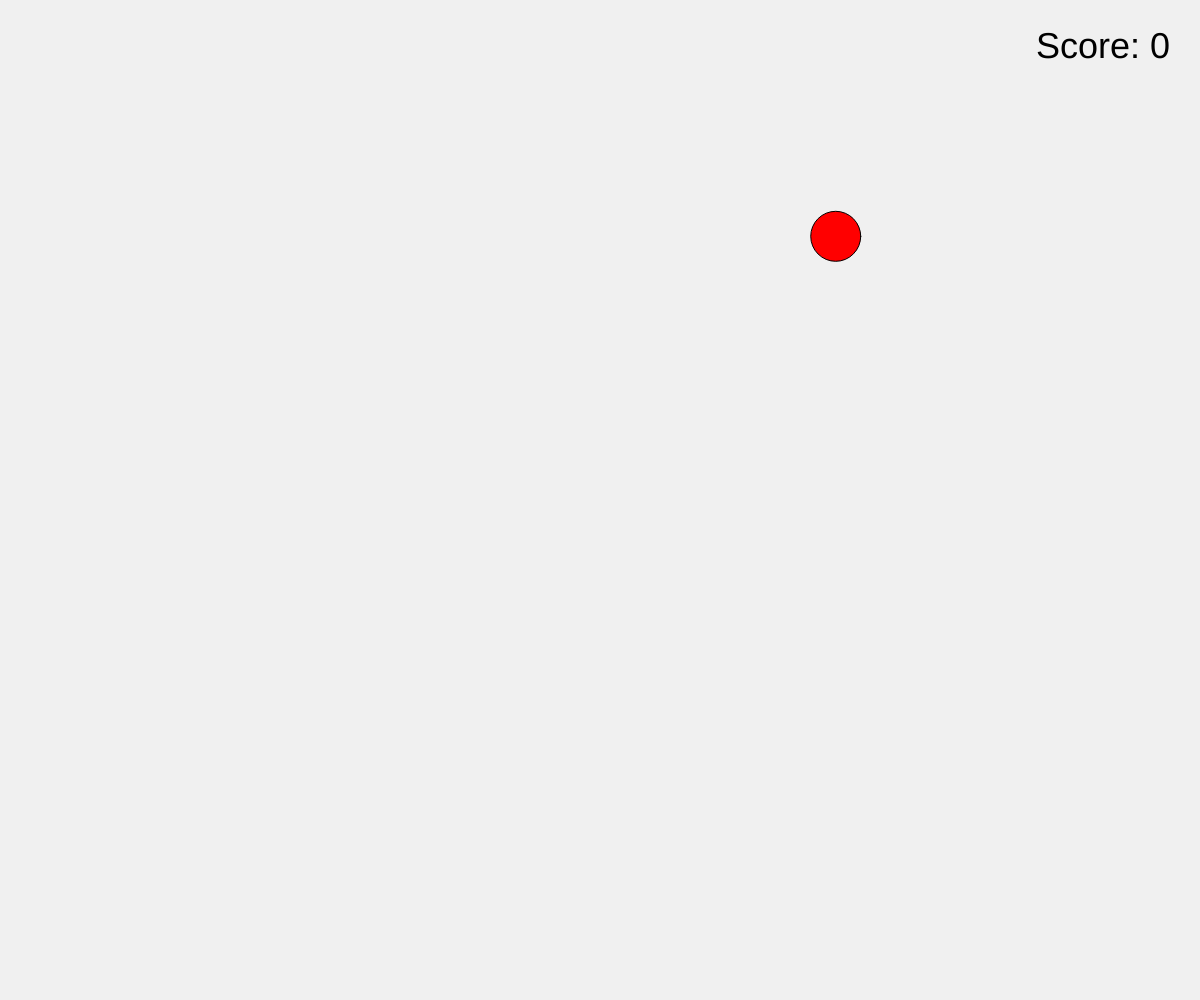
Frame 1 (no input)
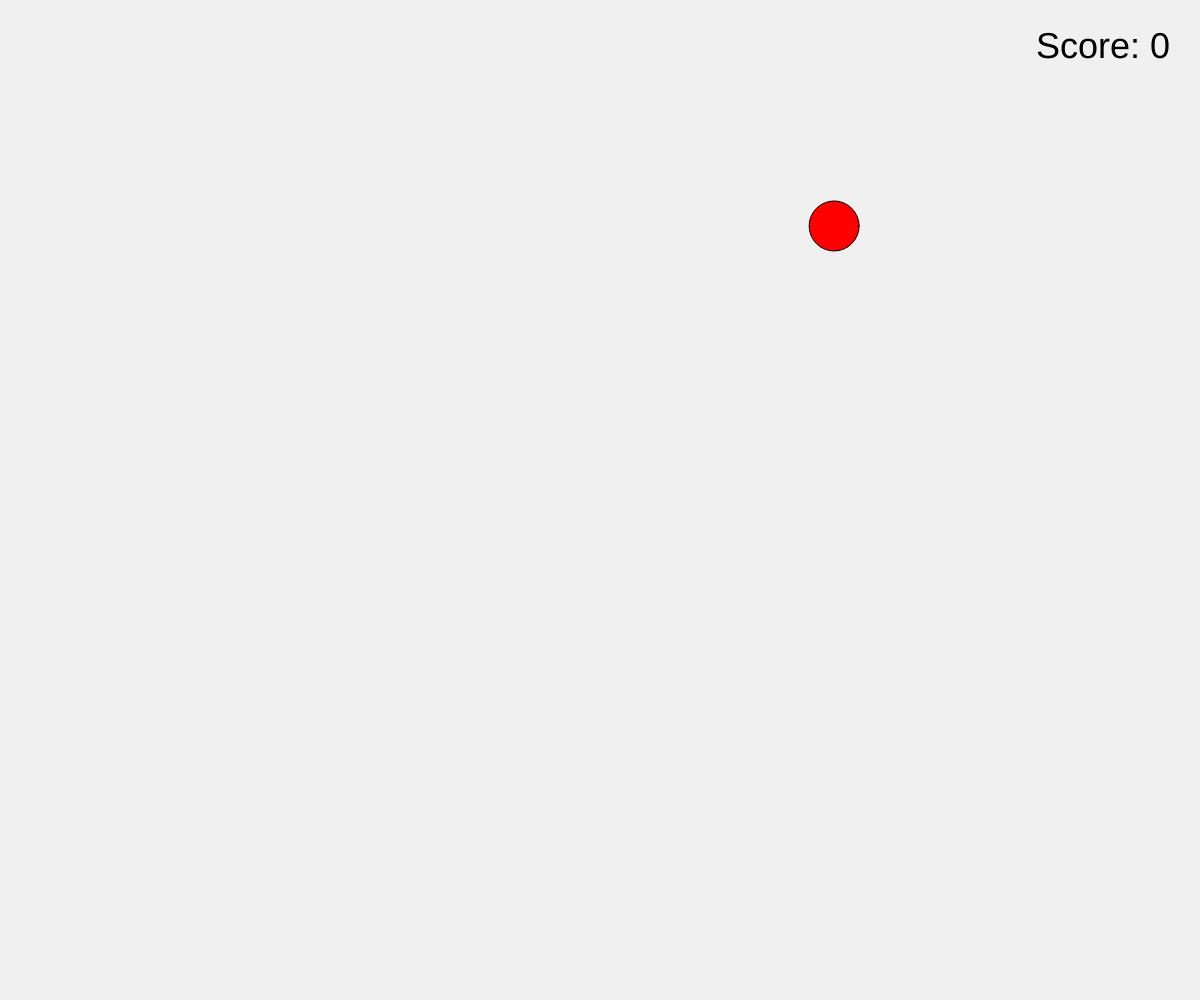
Frame 60 (no input)
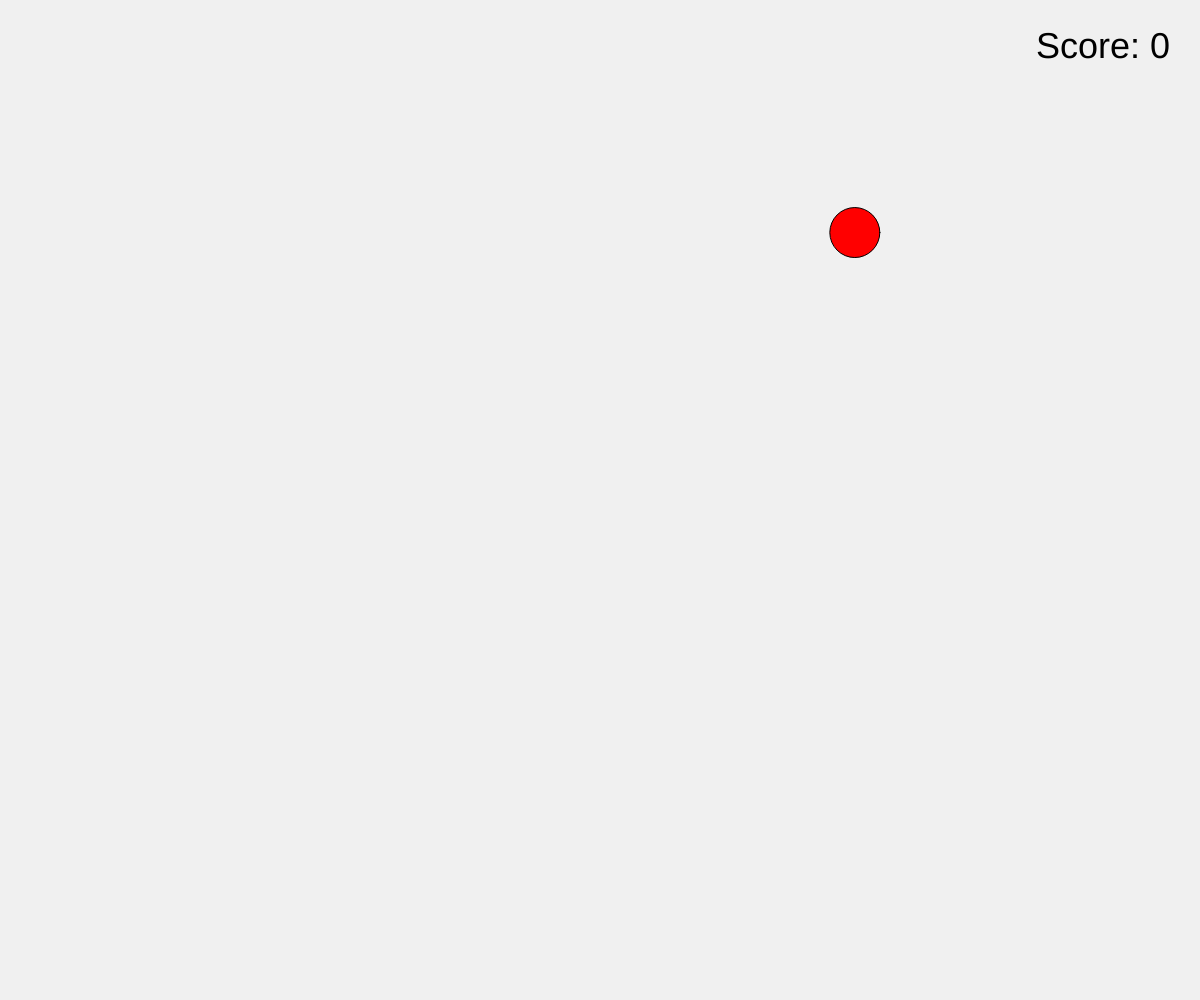
Frame 120 (the mouse pressed at the canvas centre since frame 60)

The p5.js sketch that drew these frames (run headless with seeded random() and noise() and a simulated clock; from frame 60 on, the mouse is pressed at the canvas centre):

// p5.js sketch
// ── sketch.js

let circleX, circleY;
let circleSize = 50;
let score = 0;
let gameState = 'play';

// Define background colors based on score
let backgroundColors = ['#f0f0f0', '#e6f7ff', '#ffe6cc'];

function setup() {
    createCanvas(windowWidth, windowHeight);
    circleX = random(circleSize, width - circleSize);
    circleY = random(circleSize, height - circleSize);
}

function draw() {
    // Change background color based on score
    if (score < 5) {
        background(backgroundColors[0]); // Light gray
    } else if (score < 10) {
        background(backgroundColors[1]); // Light blue
    } else {
        background(backgroundColors[2]); // Light orange
    }

    // Display score
    textSize(36);
    textAlign(RIGHT, TOP);
    fill(0); // Set text color to black
    text('Score: ' + score, width - 30, 30);

    // Draw circle
    fill(255, 0, 0); // Red circle
    ellipse(circleX, circleY, circleSize);

    if (gameState === 'play') {
        // Move circle
        circleX += random(-5, 5);
        circleY += random(-5, 5);

        // Ensure circle stays within canvas bounds
        circleX = constrain(circleX, circleSize / 2, width - circleSize / 2);
        circleY = constrain(circleY, circleSize / 2, height - circleSize / 2);
    }
}

function mousePressed() {
    // Check if mouse click is inside the circle
    let d = dist(mouseX, mouseY, circleX, circleY);
    if (d < circleSize / 2) {
        score++;
        circleX = random(circleSize, width - circleSize);
        circleY = random(circleSize, height - circleSize);
    }
}

function keyPressed() {
    // Restart the game on key press (spacebar)
    if (key === ' ') {
        score = 0;
        circleX = random(circleSize, width - circleSize);
        circleY = random(circleSize, height - circleSize);
    }
}
